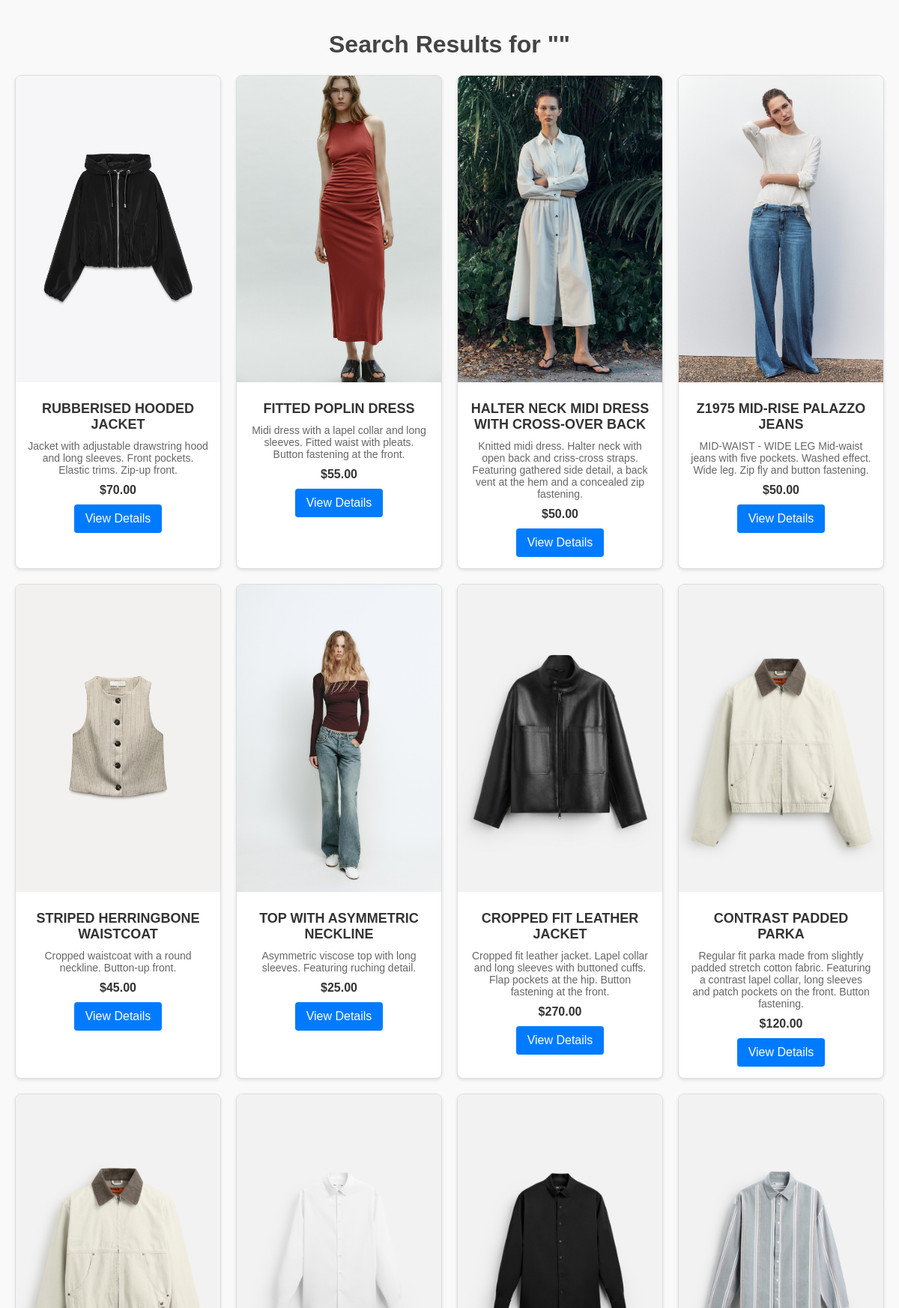
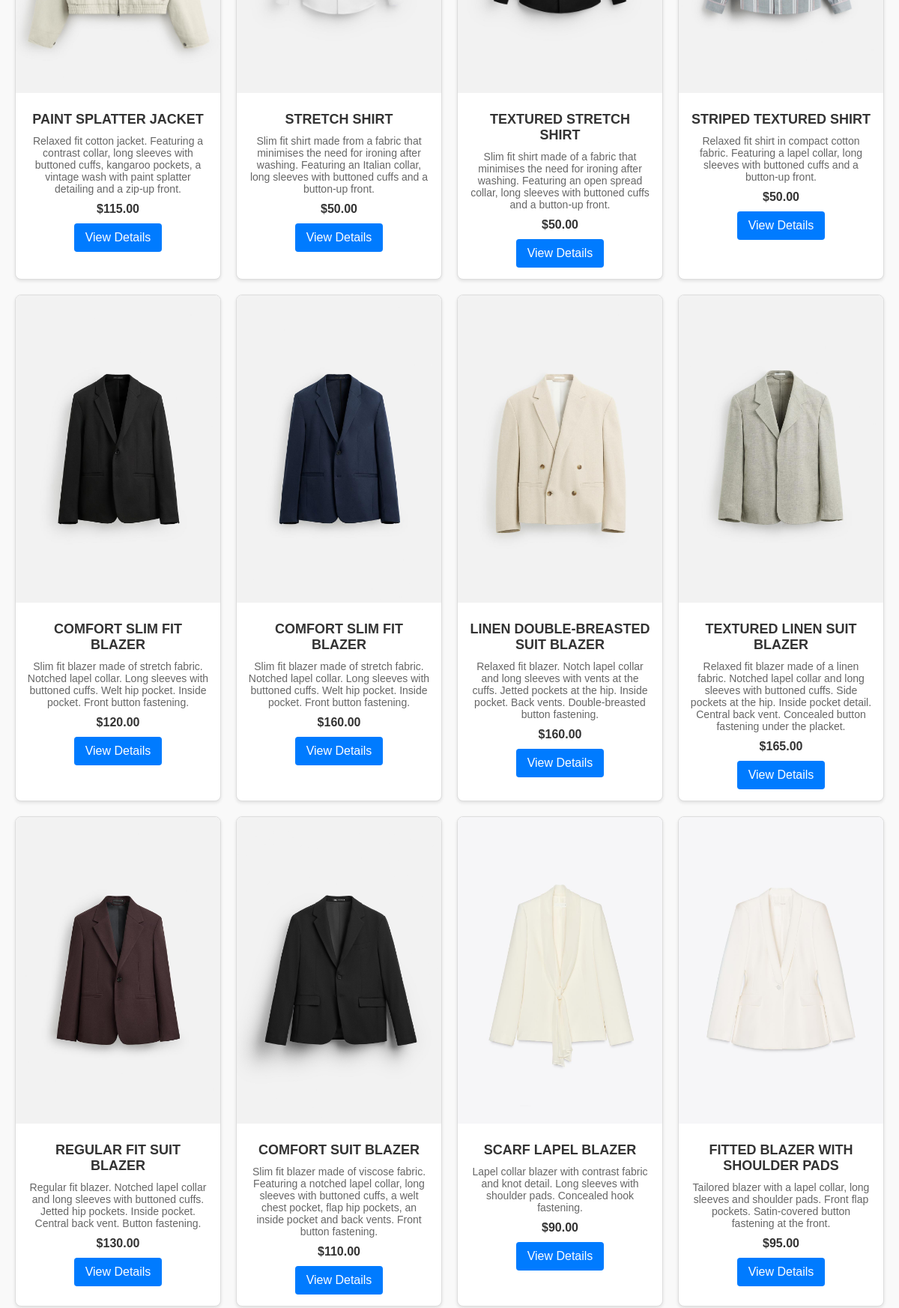
The app's page /search/ (upper part) with its own data (2 pictures, top to bottom).
### clothes/models.py (models this page shows, shortened)
class Product(models.Model):
    CATEGORY_CHOICES = [
        ('men', 'Men'),
        ('women', 'Women'),
    ]
    SUBCATEGORY_CHOICES = [
        ('shirts', 'Shirts'),
        ('t_shirts', 'T-Shirts'),
        ('polo_shirts', 'Polo Shirt'),
        ('jeans', 'Jeans'),
        ('jackets', 'Jackets'),
        ('blazers', 'Blazers'),
        ('dresses', 'Dresses'),
        ('trousers', 'Trousers'),
        ('hoodies_sweatshirts', 'Hoodies | Sweatshirts'),
        ('sweaters_cardigans', 'Sweater | Cardigans'),
        ('tops', 'Tops'),
        ('shorts', 'Shorts'),
        ('shoes', 'Shoes'),
        ('bags', 'Bags'),
        ('accessories', 'Accessories'),
        ('perfume', 'Perfume'),
    ]
    SIZE_CHOICES = [
        ('XS', 'Extra Small'),
        ('S', 'Small'),
        ('M', 'Medium'),
        ('L', 'Large'),
        ('XL', 'Extra Large'),
    ]
    product_id = models.CharField(max_length=50, unique=True)  # Barcode or unique ID
    name = models.CharField(max_length=200)
    category = models.CharField(max_length=50, choices=CATEGORY_CHOICES)
    subcategory = models.CharField(max_length=50, choices=SUBCATEGORY_CHOICES)
    description = models.TextField()
    sku = models.CharField(max_length=50, unique=True, blank=True, null=True)
    stock = models.PositiveIntegerField(default=0)
    price = models.DecimalField(max_digits=10, decimal_places=2)
    size = models.CharField(max_length=50, choices=SIZE_CHOICES)  # Size options
    image_name = models.CharField(max_length=100, blank=True, null=True)

### clothes/views.py (the view)
# urls.py: path('search/', views.search, name='search'),
def search(request):
    query = request.GET.get('query', '')
    if query:
        products = Product.objects.filter(
            Q(name__icontains=query) | Q(description__icontains=query) | Q(category__icontains=query)
        )
    else:
        products = Product.objects.all()
    return render(request, 'search.html', {'products': products, 'query': query})

### clothes/templates/search.html (shortened to what this page needs)
{% load static %}
<!DOCTYPE html>
<html lang="en">
<head>
    <link rel="stylesheet" href="{% static 'search/search.css' %}">
</head>
<body>
    <div class="container">
        <h1>Search Results for ""</h1>
        {% if products %}
        <ul class="product-list">
            {% for product in products %}
                <li class="product-item">
                    <a href="{% url 'product_detail' product.id %}">
                        <img src="{% static 'Shop/' %}{{ product.image_name }}" alt="{{ product.name }}" class="product-image">
                    </a>
                    <div class="product-details">
                        <h3 class="name">{{ product.name }}</h3>
                        <p class="description">{{ product.description }}</p>
                        <p class="price">${{ product.price }}</p>
                        <a href="{% url 'product_detail' product.id %}" class="button view-details">View Details</a>
                    </div>
                </li>
            {% endfor %}
        </ul>
        {% else %}
        <p class="no-results">No products found matching your search criteria.</p>
        {% endif %}
    </div>
</body>
</html>

### static/search/search.css (style rules this page uses)
body { font-family: Arial, sans-serif; margin: 0; padding: 0; background-color: #f9f9f9; color: #333; }
.container { max-width: 1200px; margin: 0 auto; padding: 20px; }
h1 { text-align: center; color: #444; }
.product-list { list-style: none; padding: 0; display: grid; grid-template-columns: repeat(auto-fill, minmax(250px, 1fr)); gap: 20px; }
.product-item { background: #fff; border: 1px solid #ddd; border-radius: 8px; overflow: hidden; box-shadow: 0 2px 4px rgba(0, 0, 0, 0.1); transition: transform 0.2s ease, box-shadow 0.2s ease; }
.product-image { width: 100%; height: auto; display: block; }
.product-details { padding: 15px; text-align: center; }
.name { font-size: 18px; font-weight: bold; margin: 10px 0; }
.description { font-size: 14px; color: #666; margin: 10px 0; }
.price { font-size: 16px; color: #333; font-weight: bold; margin: 10px 0; }
.button.view-details { display: inline-block; padding: 10px 15px; background-color: #007bff; color: #fff; text-decoration: none; border-radius: 4px; transition: background-color 0.2s ease; }

### records on screen
Product: image_name (picture), name "RUBBERISED HOODED JACKET", description "Jacket with adjustable drawstring hood and long sleeves. Front pockets. Elastic trims. Zip-up front.", price "70.00"
Product: image_name (picture), name "FITTED POPLIN DRESS", description "Midi dress with a lapel collar and long sleeves. Fitted waist with pleats. Button fastening at the front.", price "55.00"
Product: image_name (picture), name "HALTER NECK MIDI DRESS WITH CROSS-OVER BACK", description "Knitted midi dress. Halter neck with open back and criss-cross straps. Featuring gathered side detail, a back vent at the hem and a concealed zip fastening.", price "50.00"
Product: image_name (picture), name "Z1975 MID-RISE PALAZZO JEANS", description "MID-WAIST - WIDE LEG Mid-waist jeans with five pockets. Washed effect. Wide leg. Zip fly and button fastening.", price "50.00"
Product: image_name (picture), name "STRIPED HERRINGBONE WAISTCOAT", description "Cropped waistcoat with a round neckline. Button-up front.", price "45.00"
Product: image_name (picture), name "TOP WITH ASYMMETRIC NECKLINE", description "Asymmetric viscose top with long sleeves. Featuring ruching detail.", price "25.00"
Product: image_name (picture), name "CROPPED FIT LEATHER JACKET", description "Cropped fit leather jacket. Lapel collar and long sleeves with buttoned cuffs. Flap pockets at the hip. Button fastening at the front.", price "270.00"
Product: image_name (picture), name "CONTRAST PADDED PARKA", description "Regular fit parka made from slightly padded stretch cotton fabric. Featuring a contrast lapel collar, long sleeves and patch pockets on the front. Button fastening.", price "120.00"
Product: image_name (picture), name "PAINT SPLATTER JACKET", description "Relaxed fit cotton jacket. Featuring a contrast collar, long sleeves with buttoned cuffs, kangaroo pockets, a vintage wash with paint splatter detailing and a zip-up front.", price "115.00"
Product: image_name (picture), name "STRETCH SHIRT", description "Slim fit shirt made from a fabric that minimises the need for ironing after washing. Featuring an Italian collar, long sleeves with buttoned cuffs and a button-up front.", price "50.00"
Product: image_name (picture), name "TEXTURED STRETCH SHIRT", description "Slim fit shirt made of a fabric that minimises the need for ironing after washing. Featuring an open spread collar, long sleeves with buttoned cuffs and a button-up front.", price "50.00"
Product: image_name (picture), name "STRIPED TEXTURED SHIRT", description "Relaxed fit shirt in compact cotton fabric. Featuring a lapel collar, long sleeves with buttoned cuffs and a button-up front.", price "50.00"
Product: image_name (picture), name "COMFORT SLIM FIT BLAZER", description "Slim fit blazer made of stretch fabric. Notched lapel collar. Long sleeves with buttoned cuffs. Welt hip pocket. Inside pocket. Front button fastening.", price "120.00"
Product: image_name (picture), name "COMFORT SLIM FIT BLAZER", description "Slim fit blazer made of stretch fabric. Notched lapel collar. Long sleeves with buttoned cuffs. Welt hip pocket. Inside pocket. Front button fastening.", price "160.00"
Product: image_name (picture), name "LINEN DOUBLE-BREASTED SUIT BLAZER", description "Relaxed fit blazer. Notch lapel collar and long sleeves with vents at the cuffs. Jetted pockets at the hip. Inside pocket. Back vents. Double-breasted button fastening.", price "160.00"
Product: image_name (picture), name "TEXTURED LINEN SUIT BLAZER", description "Relaxed fit blazer made of a linen fabric. Notched lapel collar and long sleeves with buttoned cuffs. Side pockets at the hip. Inside pocket detail. Central back vent. Concealed button fastening under the placket.", price "165.00"
Product: image_name (picture), name "REGULAR FIT SUIT BLAZER", description "Regular fit blazer. Notched lapel collar and long sleeves with buttoned cuffs. Jetted hip pockets. Inside pocket. Central back vent. Button fastening.", price "130.00"
Product: image_name (picture), name "COMFORT SUIT BLAZER", description "Slim fit blazer made of viscose fabric. Featuring a notched lapel collar, long sleeves with buttoned cuffs, a welt chest pocket, flap hip pockets, an inside pocket and back vents. Front button fastening.", price "110.00"
Product: image_name (picture), name "SCARF LAPEL BLAZER", description "Lapel collar blazer with contrast fabric and knot detail. Long sleeves with shoulder pads. Concealed hook fastening.", price "90.00"
Product: image_name (picture), name "FITTED BLAZER WITH SHOULDER PADS", description "Tailored blazer with a lapel collar, long sleeves and shoulder pads. Front flap pockets. Satin-covered button fastening at the front.", price "95.00"
